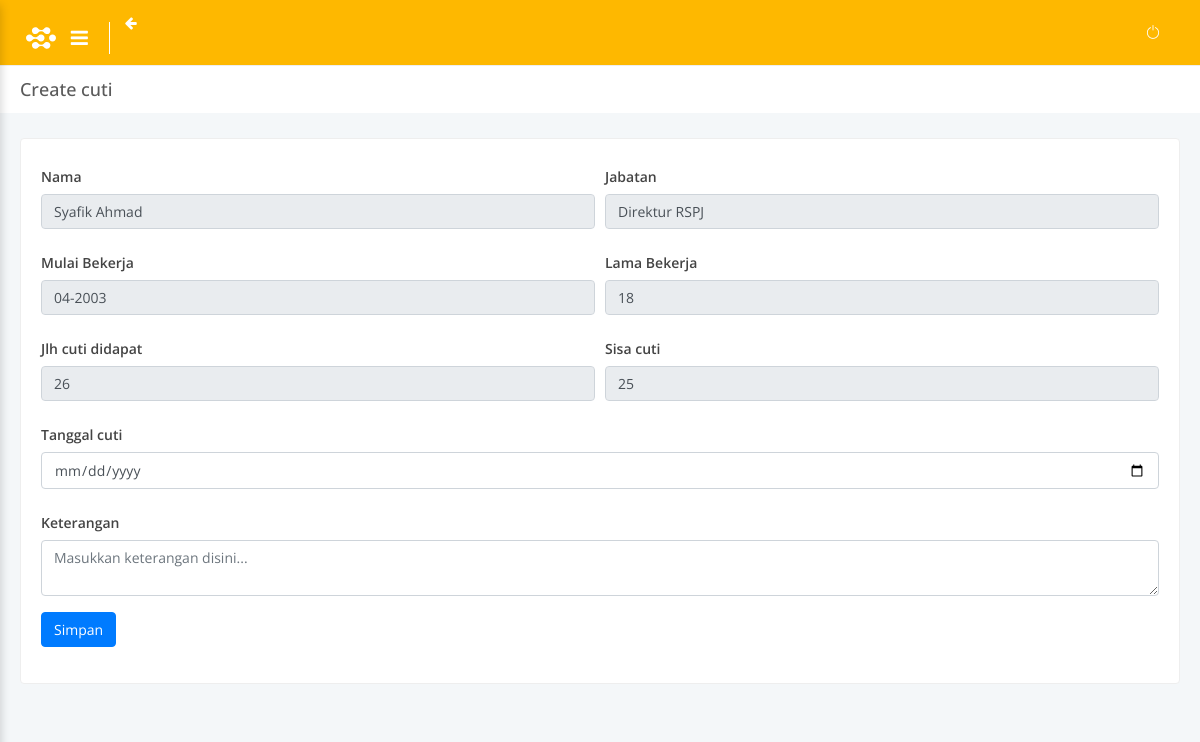
The page /employee/add_cuti/1 on the database its author committed.
### tables this page shows
CREATE TABLE `master_pekerja` (
  `id` int(11) NOT NULL,
  `fungsi` varchar(50) DEFAULT NULL,
  `nama_jabatan` varchar(100) DEFAULT NULL COMMENT 'wadir: wakil direktur, ka: kepala, pws: pengawas, pnt: penata',
  `kode_jabatan` varchar(50) DEFAULT NULL,
  `bagian` varchar(50) DEFAULT NULL,
  `divisi` varchar(50) DEFAULT NULL,
  `gol_upah` int(11) DEFAULT NULL,
  `tmt_gol_upah` date DEFAULT NULL,
  `lama_gol_upah` int(11) DEFAULT NULL,
  `nopek` varchar(50) DEFAULT NULL,
  `nama_pekerja` varchar(100) DEFAULT NULL,
  `gelar` varchar(50) DEFAULT NULL,
  `jenis_kelamin` varchar(1) DEFAULT NULL,
  `tmt_pwtt` date DEFAULT NULL,
  `jenjang_pendidikan` varchar(20) DEFAULT NULL,
  `status_pekerja` varchar(5) DEFAULT NULL,
  `status_pernikahan` varchar(10) DEFAULT NULL,
  `created_at` datetime NOT NULL,
  `updated_at` timestamp NOT NULL DEFAULT CURRENT_TIMESTAMP ON UPDATE CURRENT_TIMESTAMP
);

### application/libraries/Template.php (called while the page is built)
<?php if (!defined('BASEPATH')) exit('No direct script access allowed');
class Template
{
	var $template_data = array();
	function set($name, $value)
	{
		$this->template_data[$name] = $value;
	}
	function load($template = '', $view = '', $view_data = array(), $return = FALSE)
	{
		$this->CI = &get_instance();
		$this->set('contents', $this->CI->load->view($view, $view_data, TRUE));
		return $this->CI->load->view($template, $this->template_data, $return);
	}
}

### application/controllers/Employee.php (called while the page is built, shortened)
<?php
class Employee extends CI_Controller
{
	function lama_bekerja($id)
	{
		$record = $this->employee_model->get_employee_by_id($id);
		if ($record[0]->tmt_pwtt != NULL) {
			$tgl_awal = new DateTime($record[0]->tmt_pwtt);
			$tgl_now = new DateTime('today');
			$lama_bekerja = $tgl_now->diff($tgl_awal)->y;
			return $lama_bekerja;
		} else {
			return 0;
		}
	}
	public function add_cuti()
	{
		$id = $this->uri->segment(3);
		$lama_bekerja = $this->lama_bekerja($id);
		if ($lama_bekerja % 3 == 0) {
			$data['jlh_cuti'] = 26;
		} else {
			$data['jlh_cuti'] = 12;
		}
		$get_employee = $this->employee_model->get_employee_by_id($id);
		$bln_tmt_pwtt = date('m', strtotime($get_employee[0]->tmt_pwtt));
		$get_sisa_cuti = $this->employee_model->get_sisa_cuti_by_id_pekerja_new($id, $bln_tmt_pwtt);
		$jlh_cuti = $get_sisa_cuti[0]->total;
		if ($lama_bekerja % 3 == 0) {
			$data['sisa_cuti'] = 26 - (int)$jlh_cuti;
			$data['sisa_sebelumnya'] = NULL;
		} else {
			$sisa_sebelumnya = $this->employee_model->get_sisa_cuti_by_id_pekerja_limit($id);
			$data['sisa_cuti'] = 12 - (int)$jlh_cuti;
			$data['sisa_sebelumnya'] = $sisa_sebelumnya ? $sisa_sebelumnya[0]->sisa_sebelumnya : '0';
		}
		$data['record'] = $this->employee_model->get_employee_by_id($id);
		$data['lama_bekerja'] = $lama_bekerja;
		$this->template->load('templates/contents', 'add_cuti', $data);
	}
}

### index.php (called while the page is built, shortened)
<?php
require_once BASEPATH.'core/CodeIgniter.php';

### application/models/Employee_model.php (called while the page is built, shortened)
<?php
class Employee_model extends CI_Model
{
	function get_sisa_cuti_by_id_pekerja_new($id, $bln_tmt_pwtt)
	{
		$date = date("Y-m-d H:i:s");
		$this_year = date("Y").'-'.$bln_tmt_pwtt.'-01';
		$next_year = date("Y", strtotime('+1 year')).'-'.$bln_tmt_pwtt.'-01';
		$before = date("Y", strtotime('-1 year')).'-'.$bln_tmt_pwtt.'-01';
		$this->db->select('COUNT(id) as total');
		$this->db->from('cuti');
		$this->db->where('id_pekerja', $id);
		if ($date < date($this_year)) {
			$this->db->where("(tgl_cuti BETWEEN '$before' AND '$this_year')");
		}else{
			$this->db->where("(tgl_cuti BETWEEN '$this_year' AND '$next_year')");
		}
		$query = $this->db->get();
		return $query->result();
	}
	function get_employee_by_id($id)
	{
		$this->db->select('*');
		$this->db->from('master_pekerja');
		$this->db->where('id', $id);
		$query = $this->db->get();
		return $query->result();
	}
}

### application/views/add_cuti.php (the view, shortened to what this page needs)
<div id="main-content">
    <div class="block-header">
        <div class="row clearfix">
            <div class="col-md-6 col-sm-12">
                <h2>Create cuti</h2>
            </div>
        </div>
    </div>
    <div class="container-fluid">
        <div class="row clearfix">
            <div class="col-lg-12">
                <div class="card">
                    <div class="body">
                        <form action="<?php echo base_url(); ?>employee/simpan_cuti" method="post">
                            <div class="form-row">
                                <div class="form-group col-md-6">
                                    <label class="col-form-label">Nama</label>
                                    <input type="text" class="form-control" name="nama" id="nama" value="<?= $record[0]->nama_pekerja ?>" readonly>
                                </div>
                                <div class="form-group col-md-6">
                                    <label class="col-form-label">Jabatan</label>
                                    <input type="text" class="form-control" name="jabatan" id="jabatan" value="<?= $record[0]->nama_jabatan ?>" readonly>
                                </div>
                            </div>
                            <div class="form-row">
                                <div class="form-group col">
                                    <label class="col-form-label">Mulai Bekerja</label>
                                    <input type="text" class="form-control" name="mulai" id="mulai" value="<?= date('m-Y', strtotime($record[0]->tmt_pwtt)) ?>" readonly>
                                </div>
                                <div class="form-group col">
                                    <label class="col-form-label">Lama Bekerja</label>
                                    <input type="text" class="form-control" name="lama_bekerja" id="lama_bekerja" value="<?= $lama_bekerja ?>" readonly>
                                </div>
                            </div>
                            <div class="form-row">
                                <div class="form-group col">
                                    <label class="col-form-label">Jlh cuti didapat</label>
                                    <input type="text" class="form-control" name="jatah_cuti" id="jatah_cuti" value="<?= $jlh_cuti ?>" readonly>
                                </div>
                                <div class="form-group col">
                                    <label class="col-form-label">Sisa cuti</label>
                                    <input type="text" class="form-control" name="lama_bekerja" id="lama_bekerja" value="<?= $sisa_cuti ?>" readonly>
                                </div>
                            </div>
                            <div class="col-12">
                                <div class="form-group row">
                                    <label for="tgl_cuti" class="col-form-label">Tanggal cuti</label>
                                    <input type="date" class="form-control" name="tgl_cuti" id="tgl_cuti">
                                </div>
                            </div>
                            <div class="col-12">
                                <div class="form-group row">
                                    <label for="keterangan" class="col-form-label">Keterangan</label>
                                    <textarea type="text" class="form-control" name="keterangan" id="keterangan" placeholder="Masukkan keterangan disini..."></textarea>
                                </div>
                            </div>
                            <div class="col-12">
                                <div class="form-group row">
                                    <button type="submit" class="btn btn-primary">Simpan</button>
                                </div>
                            </div>
                        </form>
                    </div>
                </div>
            </div>
        </div>
    </div>
</div>

### rows shown on the page
master_pekerja: nama "Syafik Ahmad", jabatan "Direktur RSPJ", mulai "04-2003"
